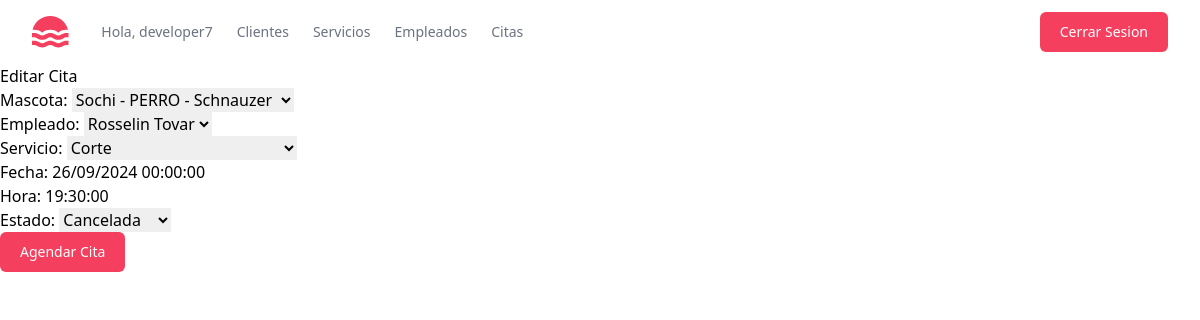
The page /citas/editar-cita/1/ (signed in) on the database its author committed.
### citas/models.py (models this page shows, shortened)
class Cita(models.Model):
    ESTADO_CHOICES = [
        ("AGENDADA", "Agendada"),
        ("CANCELADA", "Cancelada"),
        ("COMPLETADA", "Completada"),
    ]
    mascota = models.ForeignKey(Mascota, on_delete=models.CASCADE)
    empleado = models.ForeignKey(Empleado, on_delete=models.CASCADE)
    servicio = models.ForeignKey(Servicio, on_delete=models.CASCADE)
    fecha = models.DateTimeField()
    hora = models.TimeField()
    estado = models.CharField(max_length=20, choices=ESTADO_CHOICES)
    class Meta:
        db_table = "citas"
        verbose_name = "Cita"
        verbose_name_plural = "Citas"

### citas/views.py (the view, shortened to what this page needs)
# urls.py: path("editar-cita/<int:pk>/", EditarCitaView.as_view(), name="editar_cita"),
class EditarCitaView(UpdateView):
    model = Cita
    template_name = "citas/editar_cita.html"
    context_object_name = "cita"
    form_class = CitaForm
    success_url = reverse_lazy("listado_citas")

### citas/forms.py
class CitaForm(ModelForm):
    class Meta:
        model = Cita
        fields = "__all__"

### empleados/models.py (called while the page is built)
    def __str__(self):
        return f"{self.nombre} {self.apellido}"

### mascotas/models.py (called while the page is built)
    def __str__(self):
        return f"{self.nombre} - {self.especie} - {self.raza}"

### servicios/models.py (called while the page is built)
    def __str__(self):
        return self.nombre

### citas/templates/citas/editar_cita.html
{% extends 'base.html' %} {% load tailwind_filters %} {% block content %}
<h1>Editar Cita</h1>
<form method="post">
  {% csrf_token %} {{ form|crispy }}
  <button
    class="block rounded-md bg-rose-500 px-5 py-2.5 text-sm font-medium text-white transition hover:bg-rose-600"
    type="submit"
  >
    Agendar Cita
  </button>
</form>
{% endblock %}

### templates/base.html (shortened to what this page needs)
<!DOCTYPE html>
<html lang="es">
  <head>
    <script src="https://cdn.tailwindcss.com"></script>
  </head>
  <header class="bg-white">
    <div
      class="mx-auto flex h-16 max-w-screen-xl items-center gap-8 px-4 sm:px-6 lg:px-8"
    >
      <a class="block text-rose-500" href="#">
      </a>
      <div class="flex flex-1 items-center justify-end md:justify-between">
        <nav aria-label="Global" class="hidden md:block">
          <ul class="flex items-center gap-6 text-sm">
            <li>
              <span
                class="text-gray-500 transition hover:text-gray-500/75"
                href="{% url 'listado_clientes' %}"
              >
                Hola, {{ user.username }}
              </span>
            </li>
            <li>
              <a
                class="text-gray-500 transition hover:text-gray-500/75"
                href="{% url 'listado_clientes' %}"
              >
                Clientes
              </a>
            </li>
            <li>
              <a
                class="text-gray-500 transition hover:text-gray-500/75"
                href="{% url 'listado_servicios' %}"
              >
                Servicios
              </a>
            </li>
            <li>
              <a
                class="text-gray-500 transition hover:text-gray-500/75"
                href="{% url 'lista_empleados' %}"
              >
                Empleados
              </a>
            </li>
            <li>
              <a
                class="text-gray-500 transition hover:text-gray-500/75"
                href="{% url 'listado_citas' %}"
              >
                Citas
              </a>
            </li>
          </ul>
        </nav>
        <div class="flex items-center gap-4">
          <div class="sm:flex sm:gap-4">
            {% if not user.is_authenticated %}
            <a
              class="block rounded-md bg-rose-500 px-5 py-2.5 text-sm font-medium text-white transition hover:bg-rose-600"
              href="{% url 'login' %}"
            >
              Inciar Sesion
            </a>
            <a
              class="hidden rounded-md bg-gray-100 px-5 py-2.5 text-sm font-medium text-rose-500 transition hover:text-teal-600/75 sm:block"
              href="#"
            >
              Registrar
            </a>
          </div>
          {% else %}
          <form method="post" action="{% url 'logout' %}">
            <button
              class="block rounded-md bg-rose-500 px-5 py-2.5 text-sm font-medium text-white transition hover:bg-rose-600"
              type="submit"
            >
              Cerrar Sesion
            </button>
          </form>
          {% endif %}
        </div>
      </div>
    </div>
  </header>
  <body>
    {% if user.is_authenticated %} {% block content %} {% endblock %} {% else %}
    <h1>Para poder ver este contenido debes iniciar sesion</h1>
    {% endif %}
  </body>
</html>

### rows shown on the page
Cita: mascota "Sochi - PERRO - Schnauzer", empleado "Rosselin Tovar", servicio "Corte", fecha "26/09/2024 00:00:00", hora "19:30:00", estado "Cancelada"

### other values the page prints
{{ user.username }} "developer7"
